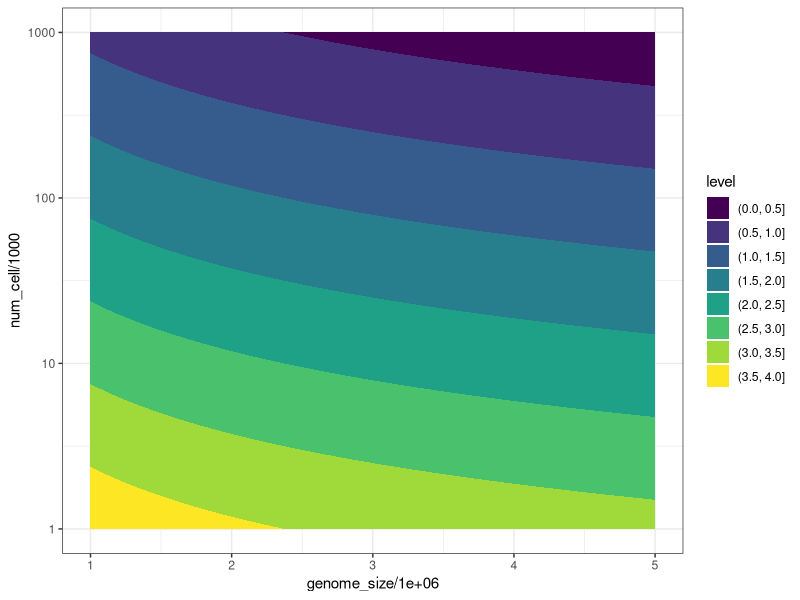
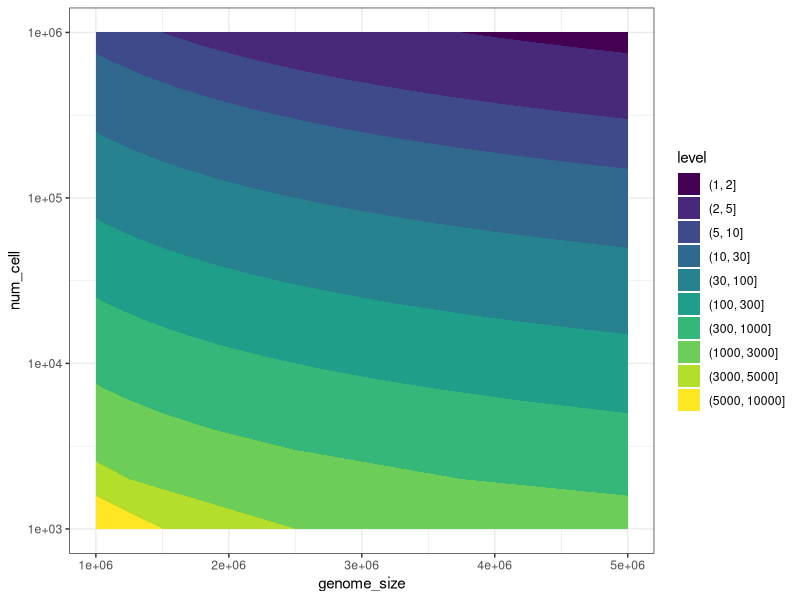
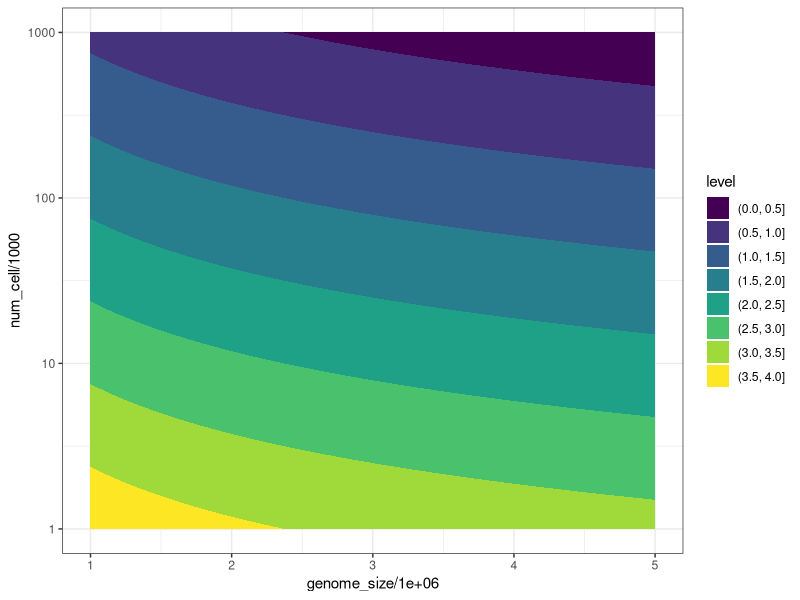

Write R code to recreate these figures, in order.
library(ggplot2)

################################################################################
######################## Coverage, sequencing vs genome size  ##################
################################################################################

df <- merge(
  data.frame(genome_size=seq(from=1000000, to=5000000, by=10000)),
  data.frame(num_cell=seq(from=1000, to=1000000, by=1000)),
)

totreads <- 25e9
readlen <- 150*2

df$depth <- totreads*readlen/(df$genome_size*df$num_cell)

ggplot(df, aes(genome_size/1e6, num_cell/1000, z=log10(depth))) +  geom_contour_filled() + theme_bw() + scale_y_log10()
ggsave(file.path(plotDirAll, "fig1_coverage.svg"), width = 4, height = 2)
ggplot(df, aes(genome_size, num_cell, z=(depth))) +  geom_contour_filled(breaks=c(1,2, 5,10,30,100,300,1000,3000,5000,10000)) + theme_bw() + scale_y_log10()


df[df$num_cell==1e6 & df$genome_size==3e6,]
df[df$num_cell==1e6 & df$genome_size==5e6,]
